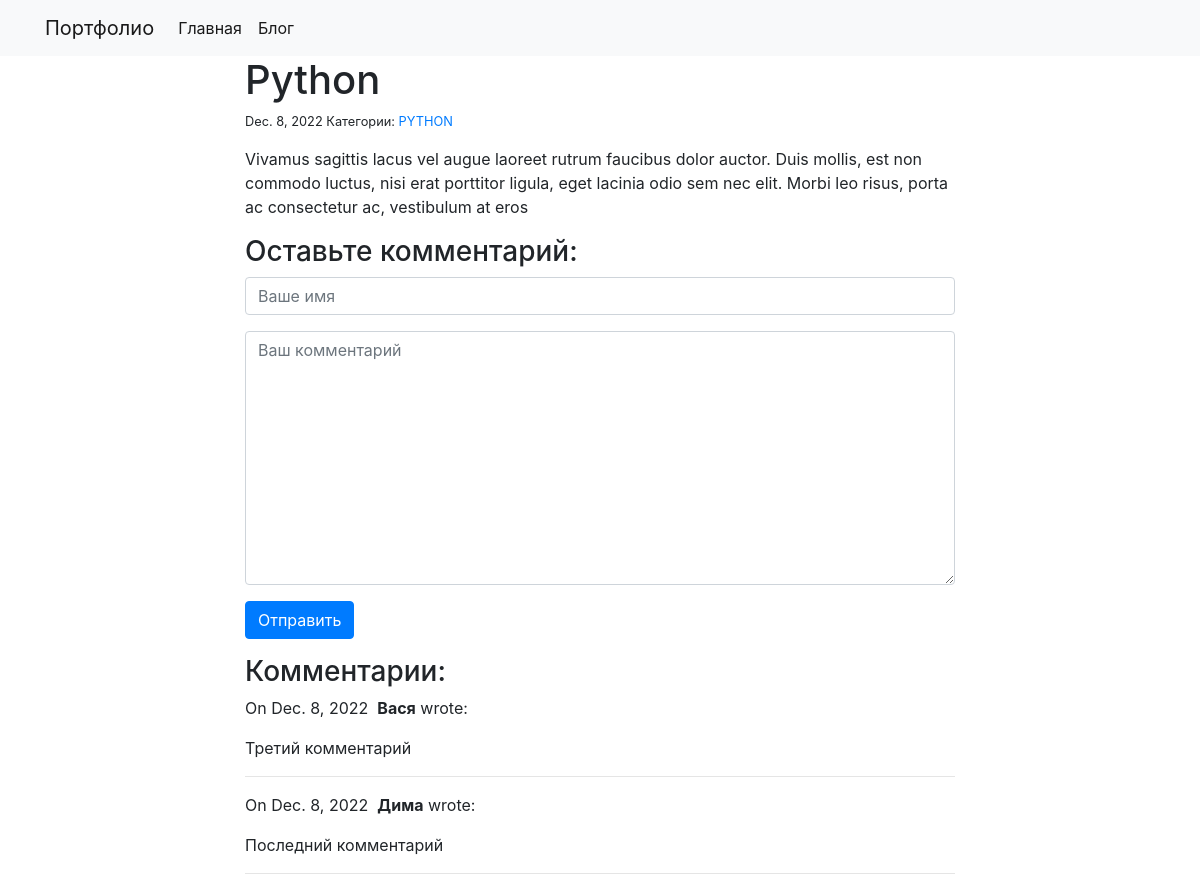
The app's page /blog/2/ with its own data.
### blog/models.py (models this page shows)
class Post(models.Model):
    title = models.CharField(max_length=250)
    body = models.TextField()
    created_on = models.DateTimeField(auto_now_add=True)
    last_modified = models.DateTimeField(auto_now=True)
    categories = models.ManyToManyField('Category', related_name='posts')

class Category(models.Model):
    name = models.CharField(max_length=30)

class Comment(models.Model):
    author = models.CharField(max_length=20)
    body = models.TextField()
    created_on = models.DateTimeField(auto_now_add=True)
    post = models.ForeignKey('Post', on_delete=models.CASCADE)

### blog/views.py (the view, shortened to what this page needs)
# urls.py: path("<int:pk>/", views.blog_detail, name="blog_detail"),
def blog_detail(request, pk):
    post = Post.objects.get(pk=pk)
    comments = Comment.objects.filter(post=post)
    form = CommentForm()
    context = {
        'post': post,
        'comments': comments,
        'form': form,
    }
    return render(request, 'blog_detail.html', context)

### blog/forms.py
class CommentForm(forms.Form):
    author = forms.CharField(
        max_length=20,
        widget=forms.TextInput(attrs={
            'class': 'form-control',
            'placeholder': 'Ваше имя'
        })
    )
    body = forms.CharField(
        widget=forms.Textarea(attrs={
            'class': 'form-control',
            'placeholder': 'Ваш комментарий'
        })
    )

### blog/templates/blog_detail.html (shortened to what this page needs)
{% extends "base.html" %}
{% block page_content %}
<div class="col-md-8 offset-md-2">
    <h1>{{ post.title }}</h1>
        <small>
        {{ post.created_on.date }}
        Категории:
        {% for category in post.categories.all %}
        <a href="{% url 'blog_category' category.name %}">
            {{ category.name }}
        </a>
        {% endfor %}
        </small>
    <p>{{ post.body | linebreaks }}</p>
    <h3>Оставьте комментарий:</h3>
    <form action="/blog/{{ post.pk }}/" method="post">
        <div class="form-group">
            {{ form.author }}
        </div>
        <div class="form-group">
            {{ form.body }}
        </div>
        <button type="submit" class="btn btn-primary">Отправить</button>
    </form>
    <h3>Комментарии:</h3>
    {% for comment in comments %}
    <p>
        On {{comment.created_on.date }}&nbsp;
        <b>{{ comment.author }}</b> wrote:
    </p>
    <p>{{ comment.body }}</p>
    <hr>
    {% endfor %}
</div>
{% endblock %}

### records on screen
Post: title "Python", created_on "Dec. 8, 2022", body "Vivamus sagittis lacus vel augue laoreet rutrum faucibus dolor auctor. Duis mollis, est non commodo luctus, nisi erat porttitor ligula, eget lacinia odio sem nec elit. Morbi leo risus, porta ac consectetur ac, vestibulum at eros"
Category: name "PYTHON"
Comment: created_on "Dec. 8, 2022", author "Вася", body "Третий комментарий"
Comment: created_on "Dec. 8, 2022", author "Дима", body "Последний комментарий"
